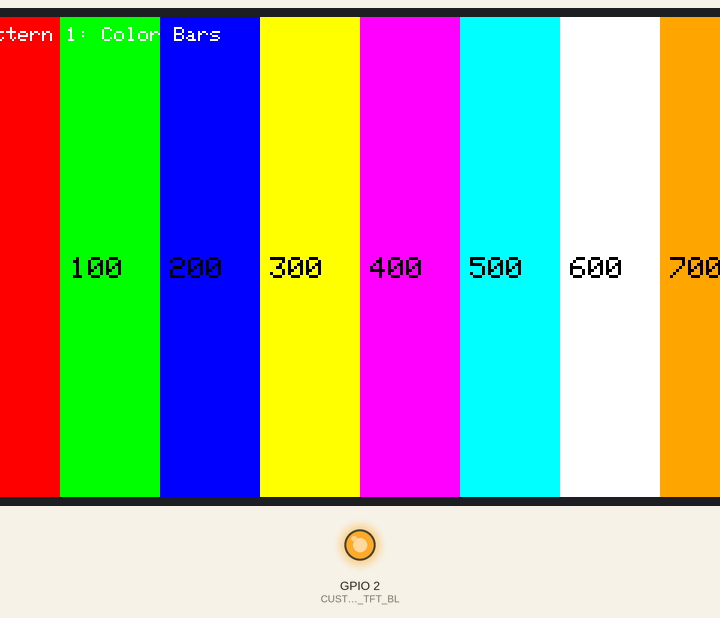
This program was run on a simulated ESP32. On the bench: 800×480 colour display, output pins drawn as LEDs (lit = HIGH). What the program prints to the serial monitor is not drawn.

Above: at 1.5 s.
At 7.2 s:
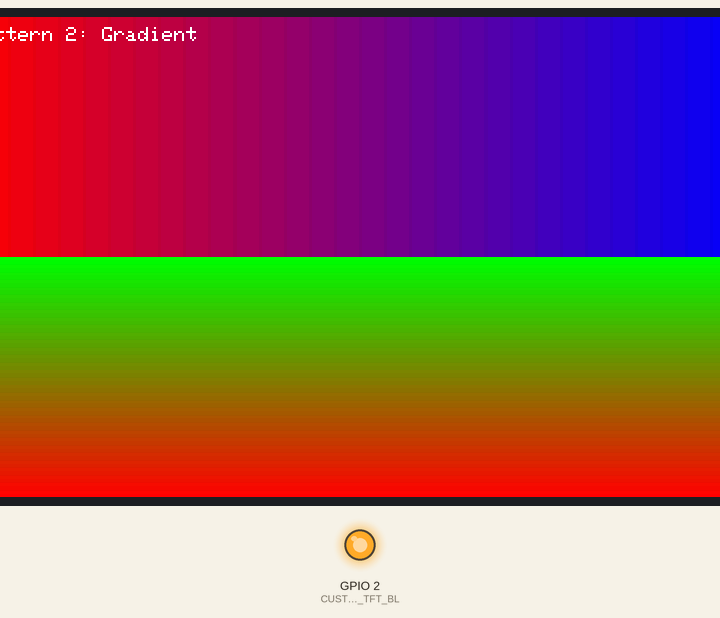
At 19.2 s:
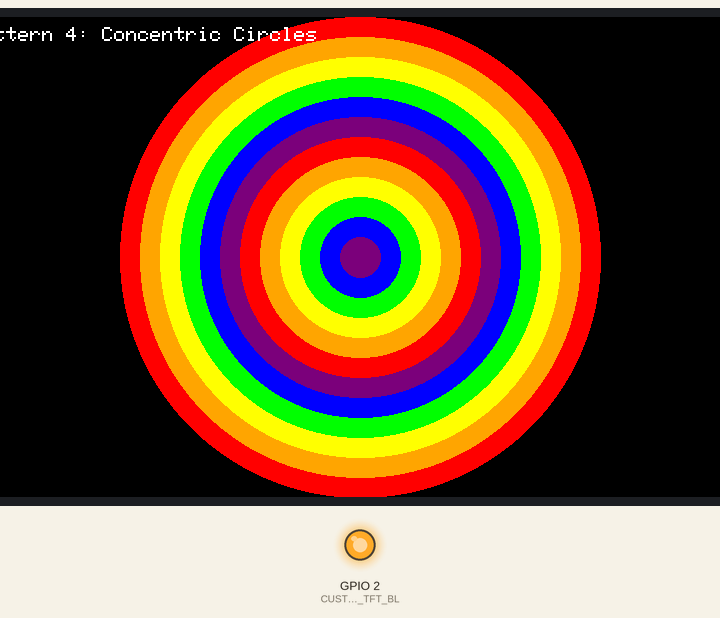
At 36.6 s:
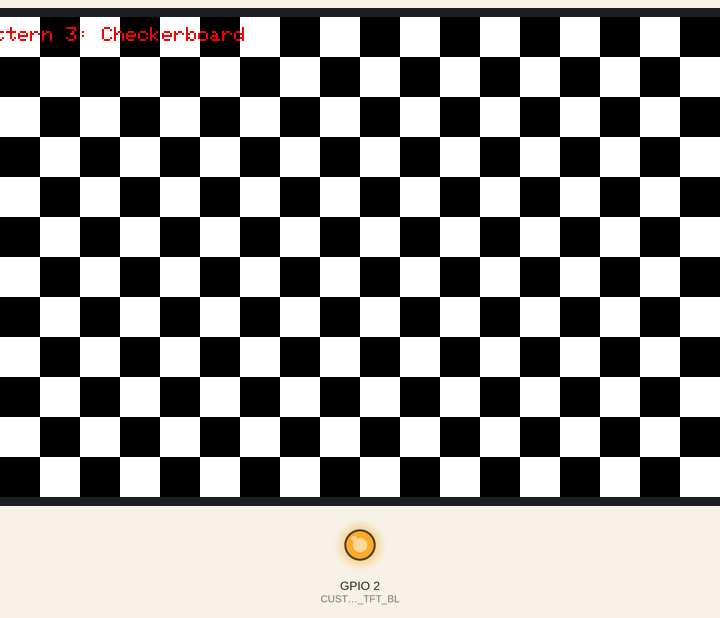

Measured:
- what the display in image 0 shows lasts 5.0 s, from 1.4 s to 6.4 s

The program:

main.cpp
```cpp
#include <Arduino.h>
#include <Arduino_GFX_Library.h>

// Pin definitions for ESP32-8048S070C
#define TFT_DE 41
#define TFT_VSYNC 40
#define TFT_HSYNC 39
#define TFT_PCLK 42
#define TFT_R0 14
#define TFT_R1 21
#define TFT_R2 47
#define TFT_R3 48
#define TFT_R4 45
#define TFT_G0 9
#define TFT_G1 46
#define TFT_G2 3
#define TFT_G3 8
#define TFT_G4 16
#define TFT_G5 1
#define TFT_B0 15
#define TFT_B1 7
#define TFT_B2 6
#define TFT_B3 5
#define TFT_B4 4
#define CUSTOM_TFT_BL 2  // Renamed to avoid conflict with ESP32-S3-Box definition

// Screen dimensions
#define SCREEN_WIDTH 800
#define SCREEN_HEIGHT 480

// Store color constants in PROGMEM to save RAM
const PROGMEM uint16_t colorBars[] = {RED, GREEN, BLUE, YELLOW, MAGENTA, CYAN, WHITE, ORANGE};
const PROGMEM uint16_t circleColors[] = {RED, ORANGE, YELLOW, GREEN, BLUE, PURPLE};

// Create the RGB panel with the correct timing parameters
Arduino_ESP32RGBPanel *bus = new Arduino_ESP32RGBPanel(
  TFT_DE, TFT_VSYNC, TFT_HSYNC, TFT_PCLK,
  TFT_R0, TFT_R1, TFT_R2, TFT_R3, TFT_R4,
  TFT_G0, TFT_G1, TFT_G2, TFT_G3, TFT_G4, TFT_G5,
  TFT_B0, TFT_B1, TFT_B2, TFT_B3, TFT_B4,
  0 /* hsync_polarity */, 210 /* hsync_front_porch */, 30 /* hsync_pulse_width */, 16 /* hsync_back_porch */,
  0 /* vsync_polarity */, 22 /* vsync_front_porch */, 13 /* vsync_pulse_width */, 10 /* vsync_back_porch */,
  1 /* pclk_active_neg */, 16000000 /* prefer_speed */
);

// Create the GFX instance
Arduino_RGB_Display *gfx = new Arduino_RGB_Display(
  SCREEN_WIDTH, SCREEN_HEIGHT, bus, 0, true,
  NULL, CUSTOM_TFT_BL  // Use our custom backlight pin
);

// Pattern counter
uint8_t currentPattern = 0;
unsigned long lastPatternChange = 0;
const uint16_t patternDuration = 5000; // 5 seconds per pattern

// Function prototypes
void drawColorBars();
void drawGradient();
void drawCheckerboard();
void drawConcentricCircles();
void drawPatternName(const char* name, uint16_t color);

void setup()
{
  Serial.begin(115200);
  delay(500); // Short delay to ensure serial is ready

  Serial.println("\n\n----- ESP32-8048S070C Display Test -----");
  Serial.println("Board: ESP32-8048S070C");
  Serial.println("Resolution: 800x480");
  Serial.println("Initializing display...");

  // Initialize the display
  unsigned long startTime = millis();
  gfx->begin();
  unsigned long initTime = millis() - startTime;
  Serial.print("Display initialized in ");
  Serial.print(initTime);
  Serial.println(" ms");

  // Turn on the backlight
  pinMode(CUSTOM_TFT_BL, OUTPUT);
  digitalWrite(CUSTOM_TFT_BL, HIGH);
  Serial.println("Backlight turned ON");

  // Clear the screen
  gfx->fillScreen(BLACK);
  Serial.println("Screen cleared");

  // Draw initial pattern
  Serial.println("Drawing initial pattern: Color Bars");
  drawColorBars();

  // Initialize pattern change timer
  lastPatternChange = millis();
  Serial.println("Setup complete, entering main loop");
}

void loop()
{
  // Check if it's time to change patterns
  if (millis() - lastPatternChange > patternDuration) {
    // Move to next pattern
    currentPattern = (currentPattern + 1) % 4;

    // Clear screen
    gfx->fillScreen(BLACK);

    // Draw the new pattern
    Serial.print("Changing to pattern ");
    Serial.print(currentPattern);
    Serial.print(": ");

    unsigned long startTime = millis();

    switch (currentPattern) {
      case 0:
        Serial.println("Color Bars");
        drawColorBars();
        break;
      case 1:
        Serial.println("Gradient");
        drawGradient();
        break;
      case 2:
        Serial.println("Checkerboard");
        drawCheckerboard();
        break;
      case 3:
        Serial.println("Concentric Circles");
        drawConcentricCircles();
        break;
    }

    unsigned long drawTime = millis() - startTime;
    Serial.print("Pattern drawn in ");
    Serial.print(drawTime);
    Serial.println(" ms");

    // Update timer
    lastPatternChange = millis();
  }
}

// Helper function to draw pattern name - reduces code duplication
void drawPatternName(const char* name, uint16_t color = WHITE) {
  gfx->setTextColor(color);
  gfx->setTextSize(2);
  gfx->setCursor(10, 10);
  gfx->print(name);
}

// Pattern 1: Color Bars
void drawColorBars() {
  Serial.println("Drawing color bars pattern");
  const uint16_t barWidth = SCREEN_WIDTH / 8;

  for (uint8_t i = 0; i < 8; i++) {
    const uint16_t x = i * barWidth;
    // Get color from PROGMEM
    const uint16_t color = pgm_read_word(&colorBars[i]);
    gfx->fillRect(x, 0, barWidth, SCREEN_HEIGHT, color);

    // Draw position text
    gfx->setTextColor(BLACK);
    gfx->setTextSize(3);
    gfx->setCursor(x + 10, SCREEN_HEIGHT / 2);
    gfx->print(x);
  }

  // Draw pattern name
  drawPatternName("Pattern 1: Color Bars");
  Serial.println("Color bars pattern complete");
}

// Pattern 2: Gradient - optimized to use fewer calculations
void drawGradient() {
  Serial.println("Drawing gradient pattern");
  // Pre-calculate values for better performance
  const uint16_t halfHeight = SCREEN_HEIGHT / 2;

  // Draw horizontal gradient (red to blue) with fewer calculations
  for (uint16_t x = 0; x < SCREEN_WIDTH; x++) {
    // Use bit shifting for faster calculation (multiply by 255 and divide by SCREEN_WIDTH)
    uint8_t r = ((SCREEN_WIDTH - x) * 255) / SCREEN_WIDTH;
    uint8_t b = (x * 255) / SCREEN_WIDTH;
    uint16_t color = gfx->color565(r, 0, b);

    gfx->drawFastVLine(x, 0, halfHeight, color);
  }

  // Draw vertical gradient (green to yellow) with fewer calculations
  for (uint16_t y = halfHeight; y < SCREEN_HEIGHT; y++) {
    // Use bit shifting for faster calculation
    uint8_t g = ((SCREEN_HEIGHT - y) * 255) / (SCREEN_HEIGHT - halfHeight);
    uint8_t r = ((y - halfHeight) * 255) / (SCREEN_HEIGHT - halfHeight);
    uint16_t color = gfx->color565(r, g, 0);

    gfx->drawFastHLine(0, y, SCREEN_WIDTH, color);
  }

  // Draw pattern name
  drawPatternName("Pattern 2: Gradient");
  Serial.println("Gradient pattern complete");
}

// Pattern 3: Checkerboard - optimized to reduce calculations
void drawCheckerboard() {
  Serial.println("Drawing checkerboard pattern");
  const uint8_t squareSize = 40;
  bool isWhite;

  // Pre-calculate row count and column count
  const uint8_t rows = (SCREEN_HEIGHT + squareSize - 1) / squareSize;
  const uint8_t cols = (SCREEN_WIDTH + squareSize - 1) / squareSize;

  // Draw checkerboard with fewer conditional checks
  for (uint8_t y = 0; y < rows; y++) {
    isWhite = y & 1; // Faster than y % 2

    for (uint8_t x = 0; x < cols; x++) {
      gfx->fillRect(x * squareSize, y * squareSize,
                   squareSize, squareSize,
                   isWhite ? WHITE : BLACK);
      isWhite = !isWhite;
    }
  }

  // Draw pattern name
  drawPatternName("Pattern 3: Checkerboard", RED);
  Serial.println("Checkerboard pattern complete");
}

// Pattern 4: Concentric Circles - optimized to reduce calculations
void drawConcentricCircles() {
  Serial.println("Drawing concentric circles pattern");
  const uint16_t centerX = SCREEN_WIDTH / 2;
  const uint16_t centerY = SCREEN_HEIGHT / 2;
  const uint16_t maxRadius = min(SCREEN_WIDTH, SCREEN_HEIGHT) / 2;
  const uint8_t step = 20; // Distance between circles

  // Draw from largest to smallest for better visual effect
  for (uint16_t r = maxRadius; r > 0; r -= step) {
    // Calculate color index with faster modulo (for powers of 2, use bitwise AND)
    const uint8_t colorIndex = ((maxRadius - r) / step) % 6;
    const uint16_t color = pgm_read_word(&circleColors[colorIndex]);
    gfx->fillCircle(centerX, centerY, r, color);
  }

  // Draw pattern name
  drawPatternName("Pattern 4: Concentric Circles");
  Serial.println("Concentric circles pattern complete");
}
```
